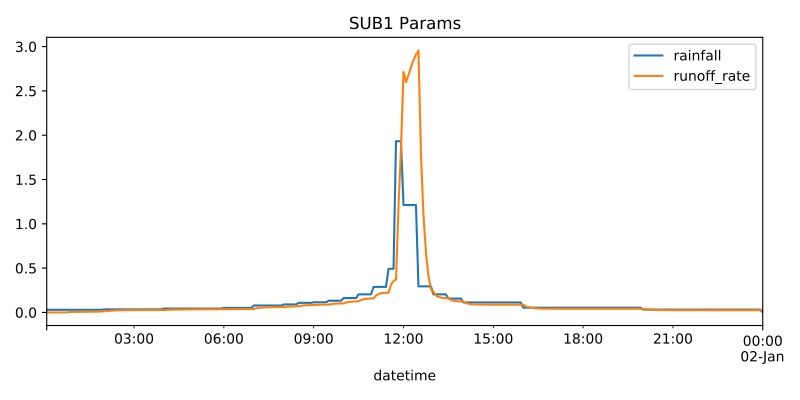

Generate this figure with Python:
import matplotlib.pyplot as plt
from matplotlib.dates import DateFormatter
from swmm.pandas import Output,test_out_path

# read output file in Output object
out = Output(test_out_path)

# pull rainfall and runoff_rate timeseries and plot them
ax = out.subcatch_series('SUB1', ['rainfall', 'runoff_rate']).plot(figsize=(8,4))
plt.title("SUB1 Params")
plt.tight_layout()
plt.show()
